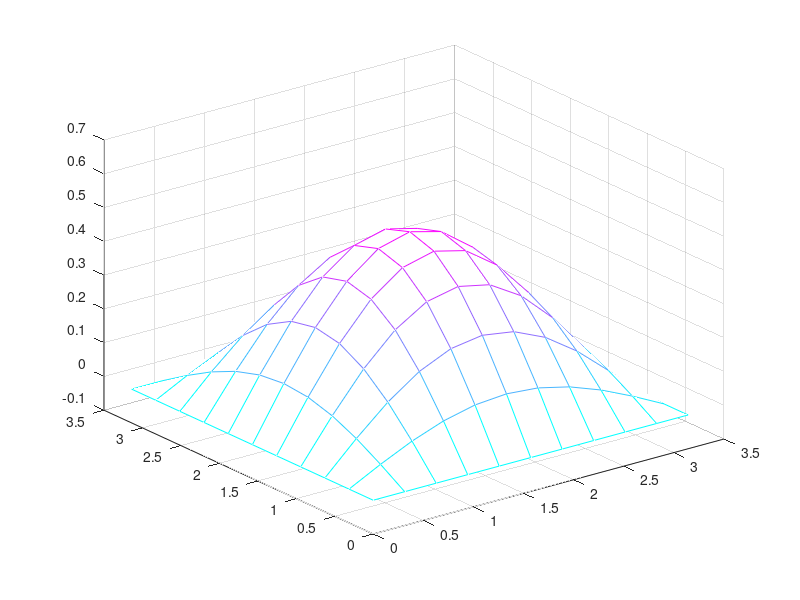

Recreate this plot in MATLAB.
#params
n=11;
h=pi/(n-1);

#fonte
f = @(x,y) -sin(x).*sin(y);

#malha
x = linspace(0,pi,n);
y = linspace(0,pi,n);

#sistema MDF
A = zeros(n*n,n*n);
b = zeros(n*n,1);

#cc x=0 e x=pi
for i=[1,n]
  for j=1:n
    k = i + (j-1)*n;
    A(k,k)=1;
    b(k) = 0;
  endfor
endfor

#cc y=0, y=pi
for j=[1,n]
  for i=1:n
    k = i + (j-1)*n;
    A(k,k)=1;
    b(k) = 0;
  endfor
endfor

#nodos internos
for i=2:n-1
  for j=2:n-1
    k = i + (j-1)*n;
    A(k,k-n) = 1/h^2;
    A(k,k-1) = 1/h^2;
    A(k,k) = -4/h^2;
    A(k,k+1) = 1/h^2;
    A(k,k+n) = 1/h^2;
    
    b(k) = f(x(i),y(j));
  endfor
endfor

u = A\b;

#visu
z = zeros(n,n);
for i=1:n
  for j=1:n
    k = i + (j-1)*n;
    z(i,j) = u(k);
  endfor
endfor
colormap("cool")
mesh(x,y,z)

ua = zeros(n*n,1);
for i=1:n
  for j=1:n
    k=i+(j-1)*n;
    ua(k) = 0.5*sin(x(i))*sin(y(j));
  endfor
endfor
printf("%d %1.5E %1.1E\n",n,h,norm(u-ua))

